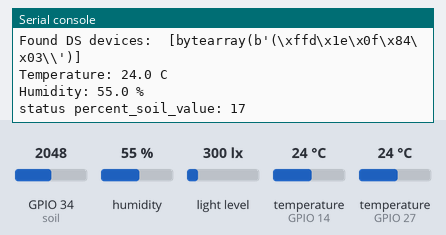
The program below on a simulated ESP32 board running MicroPython. Parts: the last lines printed to the serial console. The test bench sets the inputs (shaded band); at power-on: humidity 55 %, light level 300 lx, temperature (sensors on GPIO 27, GPIO 14) 24 °C, GPIO 34 (soil) = 2048 (analog values on the 0–4095 scale).

Above: at 1.2 s.
1.3 s: humidity set to 22 %
At 2.4 s:
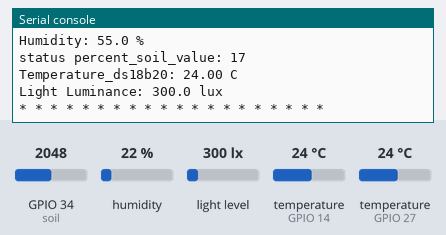
5.3 s: light level set to 40 lx
At 7.89 s:
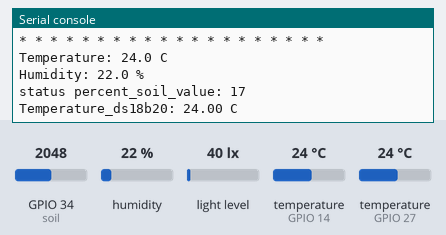
9.3 s: temperature (sensor on GPIO 27) set to 12 °C
At 11.3 s:
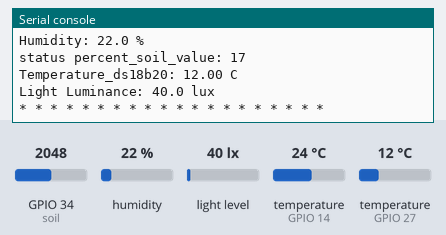
13.3 s: GPIO 34 (soil) set to 2866
At 16.5 s:
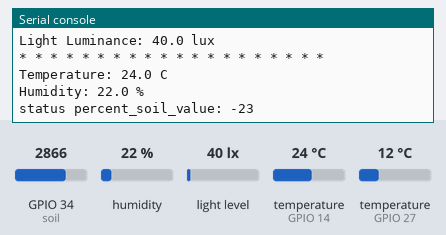
17.3 s: temperature (sensor on GPIO 14) set to 12 °C
At 19.3 s:
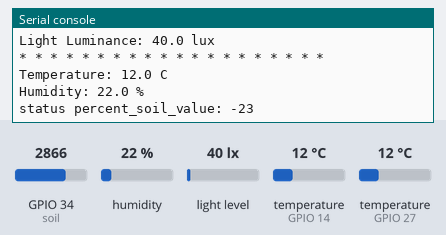
21.3 s: light level set to 500 lx
At 23.7 s:
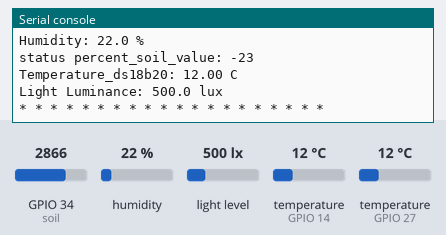
Timing chart, 0 to 25.2 s (numbered marks = the images above; inputs shaded):
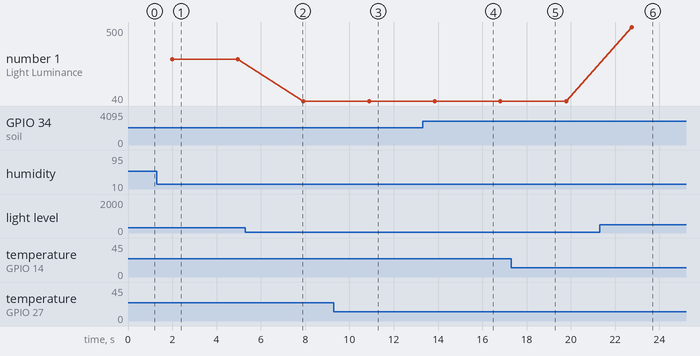

Measured:
- after the input at 9.3 s, the serial console: prints a new line after 1.4 s (image 3)
- after the input at 13.3 s, the serial console: prints a new line after 2.6 s (image 4)
- after the input at 17.3 s, the serial console: prints a new line after 1.5 s (image 5)
- after the input at 21.3 s, the serial console: prints a new line after 1.4 s (image 6)
- plotted number 1: 300 → 40 after the input at 5.3 s, 40 → 500 after the input at 21.3 s

The program:

lab34_DS18B20_BH1750_DHT22_SoilMC_ESP32.py
```python
#lab34_DS18B20_BH1750_DHT22_SoilMC_ESP32.py
from ds18x20 import DS18X20
from machine import Pin, SoftI2C, ADC
from onewire import OneWire
from bh1750 import BH1750
import dht
from time import sleep

# Initialize I2C communication (ESP32)
#i2c = SoftI2C(scl=Pin(22), sda=Pin(21), freq=400000)
i2c = SoftI2C(scl=Pin(5), sda=Pin(4))

#Create DS18b20 object
ds18b20_pin = Pin(27) # rp pico board
ds18b20_sensor = DS18X20(OneWire(ds18b20_pin))
roms = ds18b20_sensor.scan()
print('Found DS devices: ', roms)

# Create BH1750 object
light_sensor = BH1750(bus=i2c, addr=0x23)

# Create DHT22 object
sensor = dht.DHT22(Pin(14))

# Configure ADC for SoilMC
soil = ADC(Pin(34))
soil.width(ADC.WIDTH_10BIT)
soil.atten(ADC.ATTN_11DB)

####### Caribration #######
soil_value_max = 600
soil_value_min = 100
####### Caribration #######

while True:
	sleep(1)

	#DHT22
	sensor.measure()
	temp = sensor.temperature()
	hum = sensor.humidity()
	print('Temperature: %3.1f C' %temp)
	print('Humidity: %3.1f %%' %hum)

	#SoilMC
	soil_value = soil.read()
	#print(soil_value)
	percent_soil_value = int((soil_value_max-soil_value)*100/(soil_value_max-soil_value_min))
	print(f'status percent_soil_value: {percent_soil_value}')

	#SD18B20
	ds18b20_sensor.convert_temp()
	sleep(0.750)
	for rom in roms:
		#print(rom)
		ds18b20_temp = ds18b20_sensor.read_temp(rom)
		ds18b20_temp = round(ds18b20_temp, 2)
		print('Temperature_ds18b20: %3.2f C' %ds18b20_temp)

	#BH1750
	lux = light_sensor.luminance(BH1750.CONT_HIRES_1)
	lux = round(lux, 2)
	print(f"Light Luminance: {lux} lux")
	print('* '*20)
	sleep(1)
```
